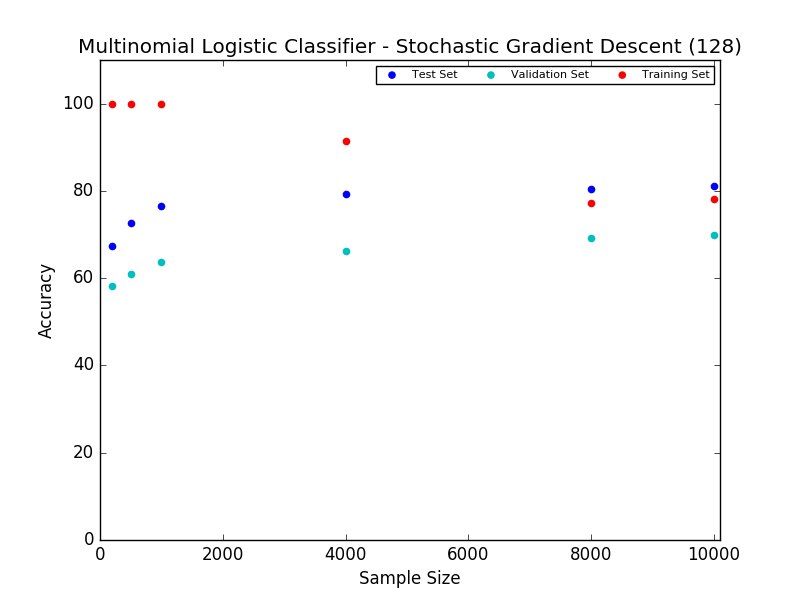

Recreate this plot in Python.
# -*- coding: utf-8 -*-
"""
Created on Tue Aug 30 09:19:56 2016

@author: nn31
"""

from __future__ import print_function
import numpy as np
import tensorflow as tf
from six.moves import cPickle as pickle
from six.moves import range

import os
os.chdir('/Users/nn31/Dropbox/40-githubRrepos/tensorflow_pipelines/udacity_deep_learn/data')
pickle_file = 'notMNIST.pickle'

with open(pickle_file, 'rb') as f:
  save = pickle.load(f)
  train_dataset = save['train_dataset']
  train_labels = save['train_labels']
  valid_dataset = save['valid_dataset']
  valid_labels = save['valid_labels']
  test_dataset = save['test_dataset']
  test_labels = save['test_labels']
  del save  # hint to help gc free up memory
  print('Training set', train_dataset.shape, train_labels.shape)
  print('Validation set', valid_dataset.shape, valid_labels.shape)
  print('Test set', test_dataset.shape, test_labels.shape)
 
import matplotlib.pyplot as plt
#plt.imshow(train_dataset[0,:])
#train_labels[0]

#We'll need to reshape the data to align more with the modeling frameworks we'll use
image_size = 28
num_labels = 10

def reformat(dataset, labels):
  dataset = dataset.reshape((-1, image_size * image_size)).astype(np.float32)
  # Map 0 to [1.0, 0.0, 0.0 ...], 1 to [0.0, 1.0, 0.0 ...]
  labels = (np.arange(num_labels) == labels[:,None]).astype(np.float32)
  return dataset, labels
train_dataset, train_labels = reformat(train_dataset, train_labels)
valid_dataset, valid_labels = reformat(valid_dataset, valid_labels)
test_dataset, test_labels = reformat(test_dataset, test_labels)
print('Training set', train_dataset.shape, train_labels.shape)
print('Validation set', valid_dataset.shape, valid_labels.shape)
print('Test set', test_dataset.shape, test_labels.shape)


#look at one of the files
#import matplotlib.pyplot as plt
#plt.imshow(train_dataset2.reshape((-1,28,28))[0,:,:])


# With gradient descent training, even this much data is prohibitive.
# Subset the training data for faster turnaround.
train_subset = 200

def simple_logistic(train_subset):
    train_dataset_temp = train_dataset[:train_subset, :]
    train_labels_temp  = train_labels[:train_subset]
    batch_size = 128 #this is the number of "images" to run through sgc
    graph = tf.Graph()
    with graph.as_default():
    
      # Input data. For the training data, we use a placeholder that will be fed
      # at run time with a training minibatch.
      tf_train_dataset = tf.placeholder(tf.float32,shape=(batch_size, image_size * image_size))
      tf_train_labels = tf.placeholder(tf.float32, shape=(batch_size, num_labels))
      tf_valid_dataset = tf.constant(valid_dataset)
      tf_test_dataset = tf.constant(test_dataset)
      
      # Variables.
      # These are the parameters that we are going to be training. The weight
      # matrix will be initialized using random valued following a (truncated)
      # normal distribution. The biases get initialized to zero.
      weights = tf.Variable(tf.truncated_normal([image_size * image_size, num_labels]))
      biases = tf.Variable(tf.zeros([num_labels]))
      
      # Training computation.
      # We multiply the inputs with the weight matrix, and add biases. We compute
      # the softmax and cross-entropy (it's one operation in TensorFlow, because
      # it's very common, and it can be optimized). We take the average of this
      # cross-entropy across all training examples: that's our loss.
      logits = tf.matmul(tf_train_dataset, weights) + biases
      loss = tf.reduce_mean(tf.nn.softmax_cross_entropy_with_logits(logits, tf_train_labels))
      
      # Optimizer.
      # We are going to find the minimum of this loss using gradient descent.
      optimizer = tf.train.GradientDescentOptimizer(0.5).minimize(loss)
      
      # Predictions for the training, validation, and test data.
      # These are not part of training, but merely here so that we can report
      # accuracy figures as we train.
      train_prediction = tf.nn.softmax(logits)
      valid_prediction = tf.nn.softmax(tf.matmul(tf_valid_dataset, weights) + biases)
      test_prediction = tf.nn.softmax(tf.matmul(tf_test_dataset, weights) + biases)
      
    num_steps = 3001
    
    def accuracy(predictions, labels):
      return (100.0 * np.sum(np.argmax(predictions, 1) == np.argmax(labels, 1)) / predictions.shape[0])
    output = dict()
    with tf.Session(graph=graph) as session:
      # This is a one-time operation which ensures the parameters get initialized as
      # we described in the graph: random weights for the matrix, zeros for the
      # biases. 
      tf.initialize_all_variables().run()
      print('Initialized')
      for step in range(num_steps):
        offset = (step * batch_size) % (train_labels_temp.shape[0] - batch_size)
        # Generate a minibatch.
        batch_data = train_dataset_temp[offset:(offset + batch_size), :]
        batch_labels = train_labels_temp[offset:(offset + batch_size), :]
        # Prepare a dictionary telling the session where to feed the minibatch.
        # The key of the dictionary is the placeholder node of the graph to be fed,
        # and the value is the numpy array to feed to it.
        feed_dict = {tf_train_dataset : batch_data, tf_train_labels : batch_labels}
        _, l, predictions = session.run([optimizer, loss, train_prediction], feed_dict=feed_dict)
        if (step == num_steps-1):
            a = session.run(weights)
            b = session.run(biases)
            output['sample_size'] = train_subset
            output['loss'] = l
            output['train'] = accuracy(predictions, batch_labels)
            output['validation'] = accuracy(valid_prediction.eval(), valid_labels)
            output['test'] = accuracy(test_prediction.eval(), test_labels)
    return(output,a,b)

samples = [200,500,1000,4000,8000,10000]  
results = [simple_logistic(num) for num in samples]
    
#figure out some nice visualizations to demonstrate:
#https://github.com/napsternxg/Udacity-Deep-Learning/blob/master/udacity/1_notmnist.ipynb 
#http://sebastianraschka.com/faq/docs/closed-form-vs-gd.html
  
colors = ['b', 'c', 'y', 'm', 'r']
plt.title('Multinomial Logistic Classifier - Stochastic Gradient Descent (128)')
plt.xlabel('Sample Size')
plt.ylabel('Accuracy')
plt.ylim(0, 110)
plt.xlim(0,10100)  
test = plt.scatter([x[0].get('sample_size') for x in results],[x[0].get('test') for x in results],marker='o',color = colors[0]) 
vali = plt.scatter([x[0].get('sample_size') for x in results],[x[0].get('validation') for x in results],marker='o',color = colors[1])  
trai = plt.scatter([x[0].get('sample_size') for x in results],[x[0].get('train') for x in results],marker='o',color = colors[4])  
    
plt.legend((test,vali,trai),
           ('Test Set', 'Validation Set', 'Training Set'),
           scatterpoints=1,
           loc='upper right',
           ncol=3,
           fontsize=8)
plt.savefig('/Users/nn31/Dropbox/40-githubRrepos/lungmap-scratch/queries/viable_sample_size/mlc_sgd.png')



  
  
  